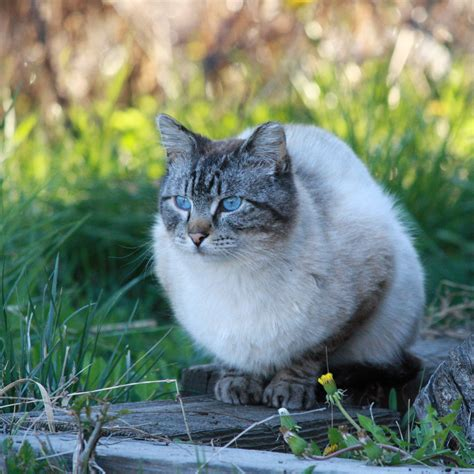
#> input picture click-image-coordinates/cat.jpg, 474 x 474 px, given in place of the camera
$ python main.py
#> lines starting #> are read from the running program, lines starting #| are printed output that depends on the picture; after the words box and inside, x2 and y2 are one past the last pixel; in counts of white or black regions, pixels touching at a corner belong together
import cv2
import numpy as np

cap = cv2.VideoCapture(0)
cap.set(cv2.CAP_PROP_AUTO_WB, 1.0)

# Taking a matrix of size 1 as the kernel
kernel = np.ones((3, 3), np.uint8)


while 1:
    ret, frame = cap.read()
#> frame is the input picture: shape (474, 474, 3); mean B, G, R 117.1, 131.9, 115.3
    # Change color format from BGr to HSV
    into_hsv = cv2.cvtColor(frame, cv2.COLOR_BGR2HSV)
#> into_hsv: shape (474, 474, 3); mean H, S, V 71.1, 92.7, 144.4
    into_hsv[:, :, 2] += 42
#> into_hsv: shape (474, 474, 3); mean H, S, V 71.1, 92.7, 152

    # Blue
    L_limit = np.array([98, 50, 50])
    U_limit = np.array([139, 255, 255])
    b_mask = cv2.inRange(into_hsv, L_limit, U_limit)
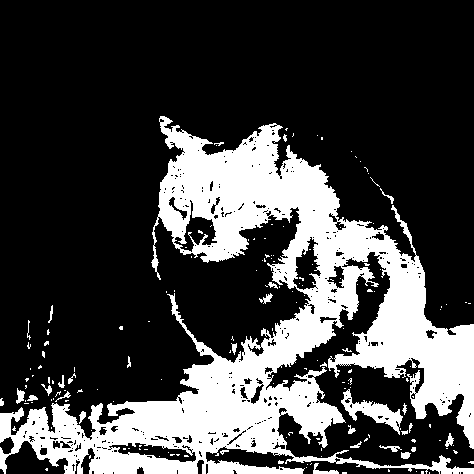
#> b_mask: shape (474, 474); 26% white; 167 white regions (138 under 20 px), largest, box (x1, y1, x2, y2) and area: (0, 116, 474, 474) 55808, (341, 389, 403, 435) 904, (313, 463, 339, 474) 108
    b_mask = cv2.erode(b_mask, kernel, iterations=1)
#> b_mask: shape (474, 474); 19.8% white; 102 white regions (83 under 20 px), largest, box (x1, y1, x2, y2) and area: (12, 117, 474, 474) 40292, (90, 448, 197, 474) 1655, (209, 462, 302, 474) 638
    b_mask = cv2.dilate(b_mask, kernel, iterations=1)
#> b_mask: shape (474, 474); 24.6% white; 68 white regions (37 under 20 px), largest, box (x1, y1, x2, y2) and area: (0, 116, 474, 474) 51021, (341, 391, 402, 431) 839, (208, 461, 303, 474) 788

    # Yellow
    L_limit = np.array([15, 50, 150])
    U_limit = np.array([40, 255, 255])
    y_mask = cv2.inRange(into_hsv, L_limit, U_limit)
#> y_mask: shape (474, 474); 18.5% white; 66 white regions (47 under 20 px), largest, box (x1, y1, x2, y2) and area: (0, 0, 474, 185) 40166, (39, 0, 58, 21) 201, (0, 128, 9, 157) 153
    y_mask = cv2.erode(y_mask, kernel, iterations=1)
#> y_mask: shape (474, 474); 14.9% white; 38 white regions (25 under 20 px), largest, box (x1, y1, x2, y2) and area: (0, 0, 474, 183) 31935, (356, 0, 403, 38) 559, (27, 43, 45, 86) 374
    y_mask = cv2.dilate(y_mask, kernel, iterations=1)
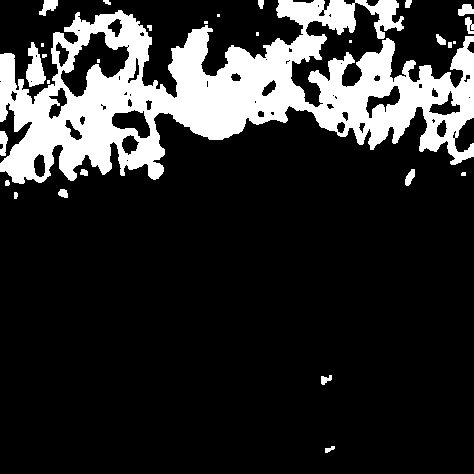
#> y_mask: shape (474, 474); 18.1% white; 29 white regions (10 under 20 px), largest, box (x1, y1, x2, y2) and area: (0, 0, 474, 184) 38750, (26, 42, 46, 87) 527, (39, 0, 58, 16) 175

    # Green
    L_limit = np.array([40, 52, 72])
    U_limit = np.array([102, 255, 255])
    g_mask = cv2.inRange(into_hsv, L_limit, U_limit)
#> g_mask: shape (474, 474); 30.8% white; 269 white regions (210 under 20 px), largest, box (x1, y1, x2, y2) and area: (0, 142, 218, 474) 42736, (324, 106, 474, 332) 13807, (322, 380, 474, 469) 6610
    g_mask = cv2.erode(g_mask, kernel, iterations=1)
#> g_mask: shape (474, 474); 26.3% white; 103 white regions (68 under 20 px), largest, box (x1, y1, x2, y2) and area: (0, 143, 217, 474) 39140, (343, 107, 474, 330) 12603, (340, 395, 474, 468) 4078
    g_mask = cv2.dilate(g_mask, kernel, iterations=1)
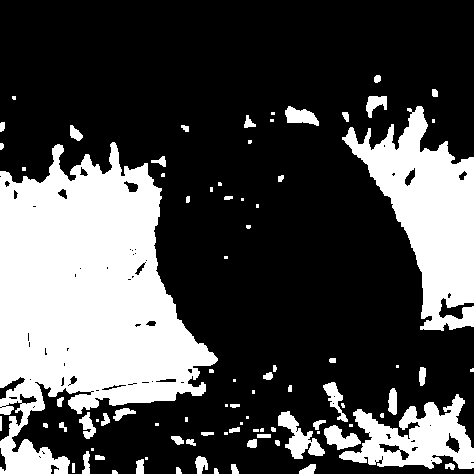
#> g_mask: shape (474, 474); 29.7% white; 87 white regions (33 under 20 px), largest, box (x1, y1, x2, y2) and area: (0, 142, 218, 474) 41927, (342, 106, 474, 331) 13707, (339, 394, 474, 469) 5183

    # Red
    L_limit = np.array([170, 40, 40])
    U_limit = np.array([180, 255, 255])
    r_mask = cv2.inRange(into_hsv, L_limit, U_limit)
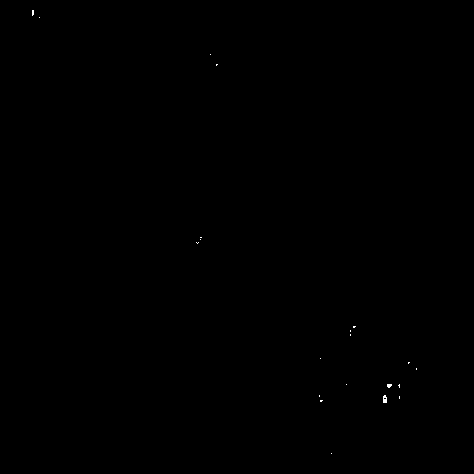
#> r_mask: shape (474, 474); 0.04% white in thin lines or dots, all inside (x1, y1, x2, y2) = (32, 10, 417, 454)
    r_mask = cv2.erode(r_mask, kernel, iterations=2)
#> r_mask: shape (474, 474); every value is 0
    # r_mask = cv2.GaussianBlur(r_mask, (11, 11), 0)
    # _, r_mask = cv2.threshold(r_mask, 0, 255, cv2.THRESH_BINARY + cv2.THRESH_OTSU)
    r_mask = cv2.dilate(r_mask, kernel, iterations=2)

    # White
    L_limit = np.array([0, 0, 230])
    U_limit = np.array([255, 255, 255])
    w_mask = cv2.inRange(into_hsv, L_limit, U_limit)
#> w_mask: shape (474, 474); 13.7% white; 466 white regions (393 under 20 px), largest, box (x1, y1, x2, y2) and area: (244, 0, 474, 156) 8409, (52, 0, 243, 168) 7190, (153, 223, 312, 366) 3981
    # [6 lines of commented-out code are left out]
    blue = cv2.bitwise_and(frame, frame, mask=b_mask)
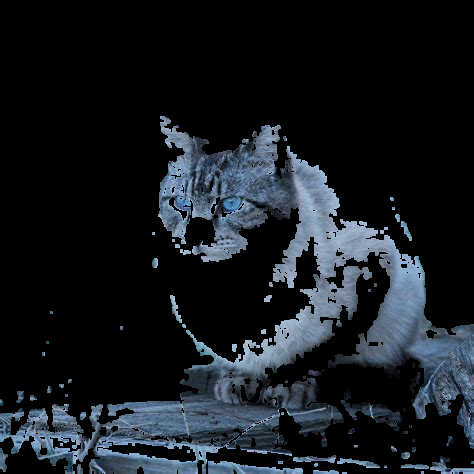
#> blue: shape (474, 474, 3); mean B, G, R 32.1, 26.9, 22.1
    green = cv2.bitwise_and(frame, frame, mask=g_mask)
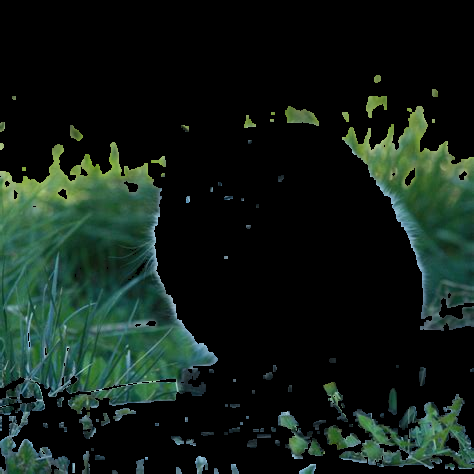
#> green: shape (474, 474, 3); mean B, G, R 22.5, 29.3, 16.9
    red = cv2.bitwise_and(frame, frame, mask=r_mask)
#> red: shape (474, 474, 3); every value is 0
    white = cv2.bitwise_and(frame, frame, mask=w_mask)
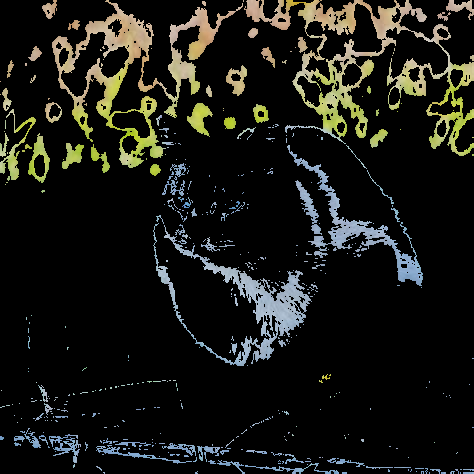
#> white: shape (474, 474, 3); mean B, G, R 20.8, 25.1, 24.7
    cv2.imshow("Original", frame)
    cv2.imshow("Blue Detector", b_mask)
    cv2.imshow("Green Detector", g_mask)
    cv2.imshow("Yellow Detector", y_mask)
    cv2.imshow("Red Detector", r_mask)
    cv2.imshow("White Detector", white)

    if cv2.waitKey(1) == 27:
#> (key Esc is pressed here)
        break
cap.release()

cv2.destroyAllWindows()
